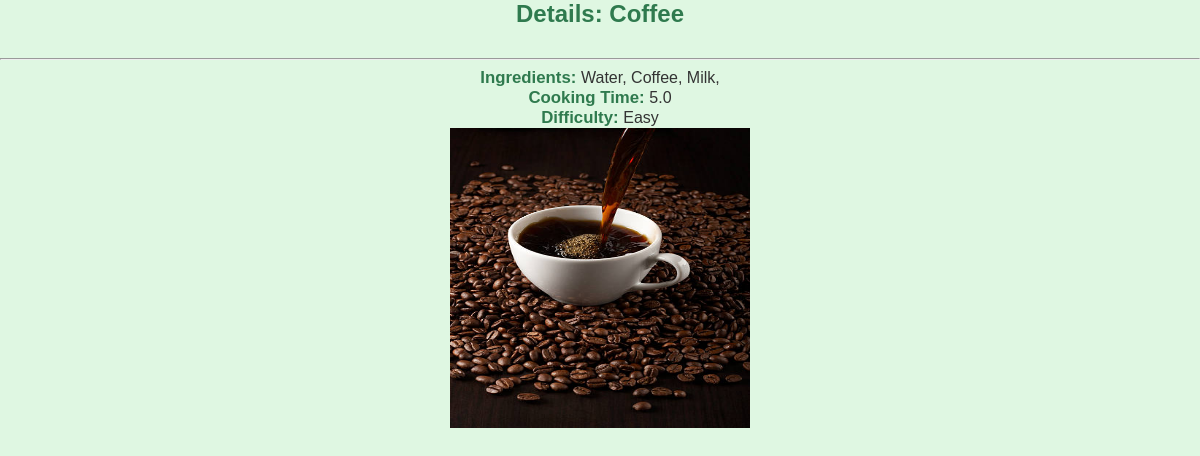
/recipes/list/3 (signed in), run on the app's committed database.
### recipes/models.py (models this page shows, shortened)
class Recipe(models.Model):
  name = models.CharField(max_length=120)
  ingredients = models.ManyToManyField(Ingredient)
  cooking_time = models.FloatField(
    help_text='in minutes',
    verbose_name = 'cooking_time'
  )
  difficulty = models.CharField(
    max_length=12,
    choices=difficulty_choices,
    default='intermediate'
  )
  pic = models.ImageField(upload_to='recipes', default='no_picture.jpg')

### ingredients/models.py (models this page shows, shortened)
class Ingredient(models.Model):
  name = models.CharField(max_length=120)

### recipes/views.py (the view)
# urls.py: path('list/<pk>', RecipeDetailView.as_view(), name='detail'),
class RecipeDetailView(LoginRequiredMixin, DetailView):
  model = Recipe
  template_name = 'recipes/recipes_detail.html'

### recipes/templates/recipes/recipes_detail.html (shortened to what this page needs)
<h2>Details: {{object.name}}</h2>
<hr>
<b>Ingredients: </b>
    {% for ingredient in object.ingredients.all %}
        {{ingredient.name}},
    {% empty %}
        <li>No ingredients listed</li>
    {% endfor %}
<b>Cooking Time: </b> {{object.cooking_time}} <br>
<b>Difficulty: </b> {{object.difficulty}} <br>
<img src="{{object.pic.url}}" width="300" height="300" />

### recipes/templates/recipes/recipes_detail.html (style rules this page uses)
h2 { color: #2f7a4e; text-align: center; margin-bottom: 30px; }
b { color: #2f7a4e; }
p, b { font-size: 1.05rem; margin: 10px 0; }

### data on the page
Recipe: name "Coffee", cooking_time "5.0", difficulty "Easy", pic (picture)
Ingredient: name "Water"
Ingredient: name "Coffee"
Ingredient: name "Milk"
